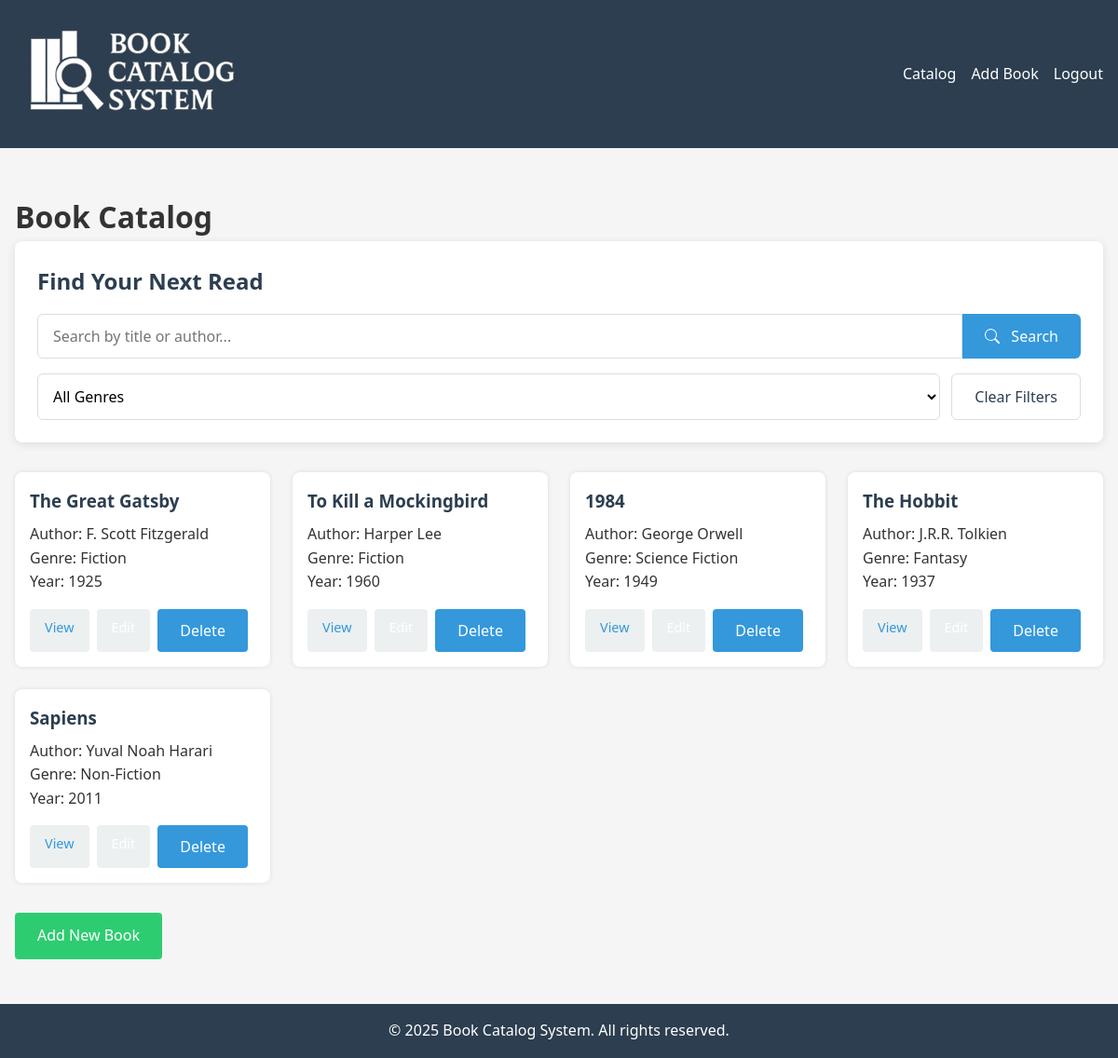
Screenshot of /pages/catalog.php (signed in) with the database file from the repository.
### tables this page shows
CREATE TABLE `books` (
  `book_id` int(11) NOT NULL,
  `title` varchar(255) NOT NULL,
  `author` varchar(255) NOT NULL,
  `isbn` varchar(20) DEFAULT NULL,
  `publication_year` int(11) DEFAULT NULL,
  `genre` varchar(100) DEFAULT NULL,
  `description` text DEFAULT NULL,
  `added_by` int(11) DEFAULT NULL
);

### pages/catalog.php (the view, shortened to what this page needs)
<?php
require_once '../server/db_connect.php';
$searchQuery = $_GET['search'] ?? '';
$books = [];
try {
    $query = "SELECT * FROM books WHERE 1=1";
    $params = [];
    $stmt = $pdo->prepare($query);
    $stmt->execute($params);
    $books = $stmt->fetchAll(PDO::FETCH_ASSOC);
} catch (PDOException $e) {
    $error = "Database error: " . $e->getMessage();
}
include '../includes/header.php';
?>
<!DOCTYPE html>
<html lang="en">
<head>
    <link rel="stylesheet" href="../css/styles.css">
</head>
<body>
    <div class="catalog-container">
        <h1>Book Catalog</h1>
        <div class="search-filter-container">
            <h2>Find Your Next Read</h2>
            <form method="get" action="catalog.php" class="search-form">
                <div class="search-input-group">
                    <input type="text" name="search" placeholder="Search by title or author..."
                        value="<?= htmlspecialchars($searchQuery) ?>" class="search-input">
                    <button type="submit" class="search-button">
                        <svg xmlns="http://www.w3.org/2000/svg" width="16" height="16" fill="currentColor" viewBox="0 0 16 16">
                            <path d="M11.742 10.344a6.5 6.5 0 1 0-1.397 1.398h-.001c.03.04.062.078.098.115l3.85 3.85a1 1 0 0 0 1.415-1.414l-3.85-3.85a1.007 1.007 0 0 0-.115-.1zM12 6.5a5.5 5.5 0 1 1-11 0 5.5 5.5 0 0 1 11 0z"/>
                        </svg>
                        Search
                    </button>
                </div>
                <div class="filter-group">
                    <select name="genre" class="genre-select">
                        <option value="">All Genres</option>
                    </select>
                    <button type="button" class="reset-filters" onclick="location.href='catalog.php'">
                        Clear Filters
                    </button>
                </div>
            </form>
        </div>
        <div class="book-list">
            <?php foreach ($books as $book): ?>
                <div class="book-card">
                    <h3><?= htmlspecialchars($book['title']) ?></h3>
                    <p>Author: <?= htmlspecialchars($book['author']) ?></p>
                    <?php if (!empty($book['genre'])): ?>
                        <p>Genre: <?= htmlspecialchars($book['genre']) ?></p>
                    <?php endif; ?>
                    <?php if (!empty($book['publication_year'])): ?>
                        <p>Year: <?= htmlspecialchars($book['publication_year']) ?></p>
                    <?php endif; ?>
                    <div class="book-actions">
                        <a href="view_book.php?id=<?= $book['book_id'] ?>" class="view-btn">View</a>
                        <a href="edit_book.php?id=<?= $book['book_id'] ?>" class="edit-btn">Edit</a>
                        <form action="../server/delete_book.php" method="POST" class="delete-form">
                            <button type="submit" class="delete-btn" onclick="return confirm('Are you sure you want to delete this book?')">
                                Delete
                            </button>
                        </form>
                    </div>
                </div>
            <?php endforeach; ?>
        </div>
        <a href="add_book.php" class="add-book-button">Add New Book</a>
    </div>
</body>
</html>
<?php include '../includes/footer.php'; ?>

### includes/header.php (shortened to what this page needs)
<!DOCTYPE html>
<html lang="en">
<head>
    <link rel="stylesheet" href="../css/styles.css">
</head>
<body>
    <header>
        <h1><a href="http://localhost/book-catalog/"><img src="../images/logo-book-catalog.png" alt="Book Catalog Logo"></a></h1>
        <nav>
            <ul>
                <?php if (isset($_SESSION['user_id'])): ?>
                    <li><a href="catalog.php">Catalog</a></li>
                    <li><a href="add_book.php">Add Book</a></li>
                    <li><a href="logout.php">Logout</a></li>
                <?php else: ?>
                    <li><a href="login.php">Login</a></li>
                    <li><a href="register.php">Register</a></li>
                <?php endif; ?>
            </ul>
        </nav>
    </header>
    <main>

### includes/footer.php
    </main>
    <footer>
        <p>&copy; <?= date('Y') ?> Book Catalog System. All rights reserved.</p>
    </footer>
</body>
</html>

### css/styles.css (style rules this page uses)
:root { --primary-color: #3498db; --secondary-color: #2980b9; --accent-color: #e74c3c; --light-color: #ecf0f1; --dark-color: #2c3e50; --success-color: #2ecc71; --warning-color: #f39c12; --error-color: #e74c3c; }
* { margin: 0; padding: 0; box-sizing: border-box; font-family: 'Segoe UI', Tahoma, Geneva, Verdana, sans-serif; }
body { background-color: #f5f5f5; color: #333; line-height: 1.6; }
a { text-decoration: none; color: var(--primary-color); }
header { background-color: var(--dark-color); color: white; padding: 1rem; display: flex; justify-content: space-between; align-items: center; }
header h1 { font-size: 1.5rem; }
nav ul { display: flex; list-style: none; }
nav ul li { margin-left: 1rem; }
nav ul li a { color: white; }
button { background-color: var(--primary-color); color: white; border: none; padding: 0.75rem 1.5rem; border-radius: 4px; cursor: pointer; font-size: 1rem; }
.catalog-container { max-width: 1200px; margin: 2rem auto; padding: 1rem; }
.book-list { display: grid; grid-template-columns: repeat(auto-fill, minmax(250px, 1fr)); gap: 1.5rem; }
.book-card { background: white; padding: 1rem; border-radius: 8px; box-shadow: 0 0 5px rgba(0, 0, 0, 0.1); }
.book-card h3 { margin-bottom: 0.5rem; color: var(--dark-color); }
.book-actions { margin-top: 1rem; display: flex; gap: 0.5rem; }
.book-actions a { padding: 0.5rem 1rem; background: var(--light-color); border-radius: 4px; font-size: 0.9rem; }
.add-book-button { display: inline-block; margin-top: 2rem; padding: 0.75rem 1.5rem; background: var(--success-color); color: white; border-radius: 4px; }
footer { text-align: center; padding: 1rem; background: var(--dark-color); color: white; margin-top: 2rem; }
.book-list { display: grid; grid-template-columns: repeat(auto-fill, minmax(250px, 1fr)); gap: 1.5rem; margin-top: 1rem; }
.search-filter-container { background: white; padding: 1.5rem; border-radius: 8px; box-shadow: 0 2px 10px rgba(0, 0, 0, 0.1); margin-bottom: 2rem; }
.search-filter-container h2 { margin-top: 0; color: var(--dark-color); font-size: 1.5rem; margin-bottom: 1rem; }
.search-form { display: flex; flex-direction: column; gap: 1rem; }
.search-input-group { display: flex; width: 100%; }
.search-input { flex: 1; padding: 0.75rem 1rem; border: 1px solid #ddd; border-radius: 6px 0 0 6px; font-size: 1rem; transition: border-color 0.3s; }
.search-button { background-color: var(--primary-color); color: white; border: none; padding: 0 1.5rem; border-radius: 0 6px 6px 0; cursor: pointer; display: flex; align-items: center; gap: 0.5rem; transition: background-color 0.3s; }
.search-button svg { margin-right: 0.25rem; }
.filter-group { display: flex; gap: 0.75rem; }
.genre-select { flex: 1; padding: 0.75rem; border: 1px solid #ddd; border-radius: 6px; font-size: 1rem; background-color: white; cursor: pointer; }
.reset-filters { background: none; border: 1px solid #ddd; color: var(--dark-color); padding: 0 1.5rem; border-radius: 6px; cursor: pointer; transition: all 0.3s; }
.book-actions { display: flex; gap: 0.5rem; margin-top: 1rem; }
.edit-btn { padding: 0.5rem 1rem; background: var(--warning-color); color: white; border-radius: 4px; text-decoration: none; font-size: 0.9rem; }

### rows the page displays
books: title "The Great Gatsby", author "F. Scott Fitzgerald", genre "Fiction", publication_year "1925"
books: title "To Kill a Mockingbird", author "Harper Lee", genre "Fiction", publication_year "1960"
books: title "1984", author "George Orwell", genre "Science Fiction", publication_year "1949"
books: title "The Hobbit", author "J.R.R. Tolkien", genre "Fantasy", publication_year "1937"
books: title "Sapiens", author "Yuval Noah Harari", genre "Non-Fiction", publication_year "2011"
